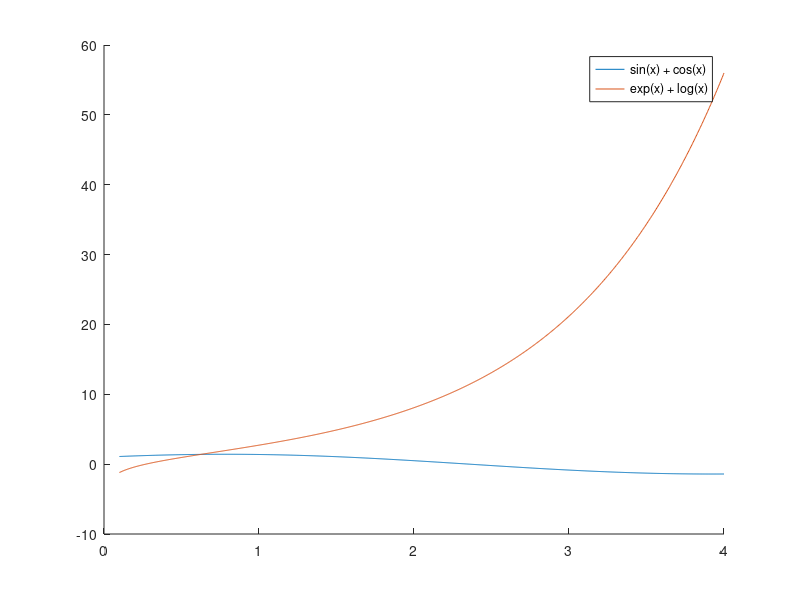
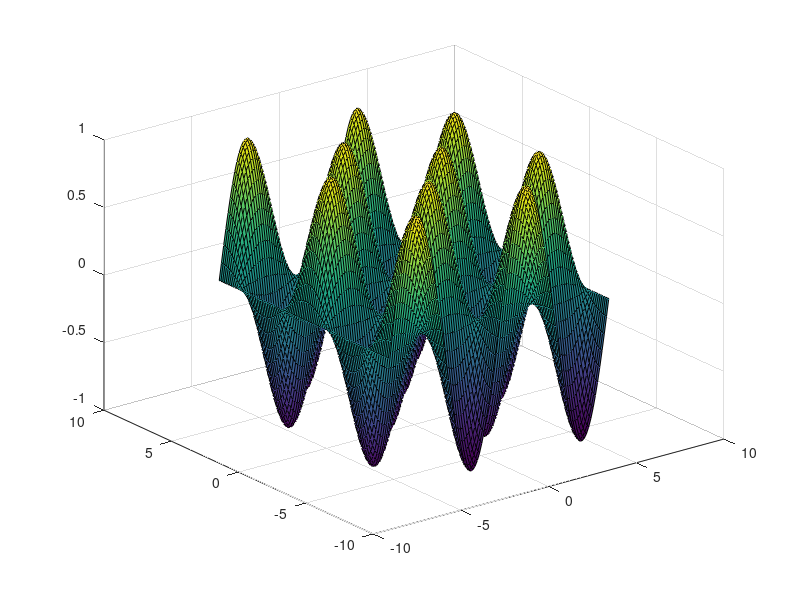

Source code (MATLAB) for these figures, in order: (Note: this script raises an error after producing the figures.)
close all;
clc;

x = linspace(0.1, 4, 1000);

F1 = @(x) sin(x) + cos(x);
F2 = @(x) exp(x) + log(x);
F3 = @(x, y) sin(x) .* cos(y);

figure();
hold on
plot(x, F1(x));
plot(x, F2(x));
legend('sin(x) + cos(x)', 'exp(x) + log(x)')
hold off

figure();
x = linspace(-2 * pi, 2 * pi, 100);
y = linspace(-2 * pi, 2 * pi, 100);
[xx, yy] = meshgrid(x, y);
surf(xx, yy, F3(xx, yy));

x = rand(1, 7) * (5 - 2) + 2;
y = rand(1, 7) * (7 - 3) + 3;

RYSUJ(x, y);

function RYSUJ(a, b)
    figure()
    hold on
    plot(a, b, 'rsquare', 'MarkerSize', 15);
    plot(a, b, '--', 'LineWidth', 3);
end